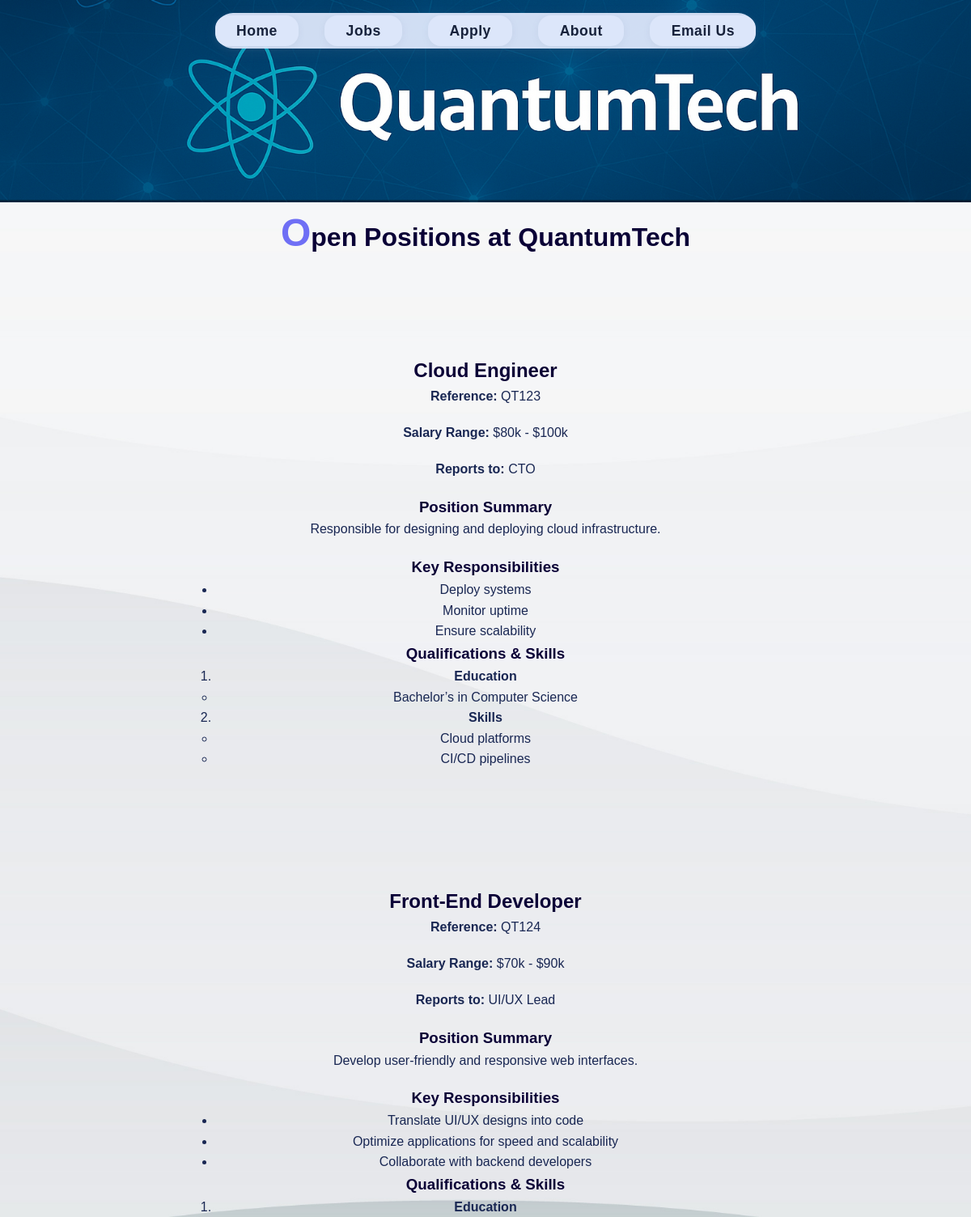
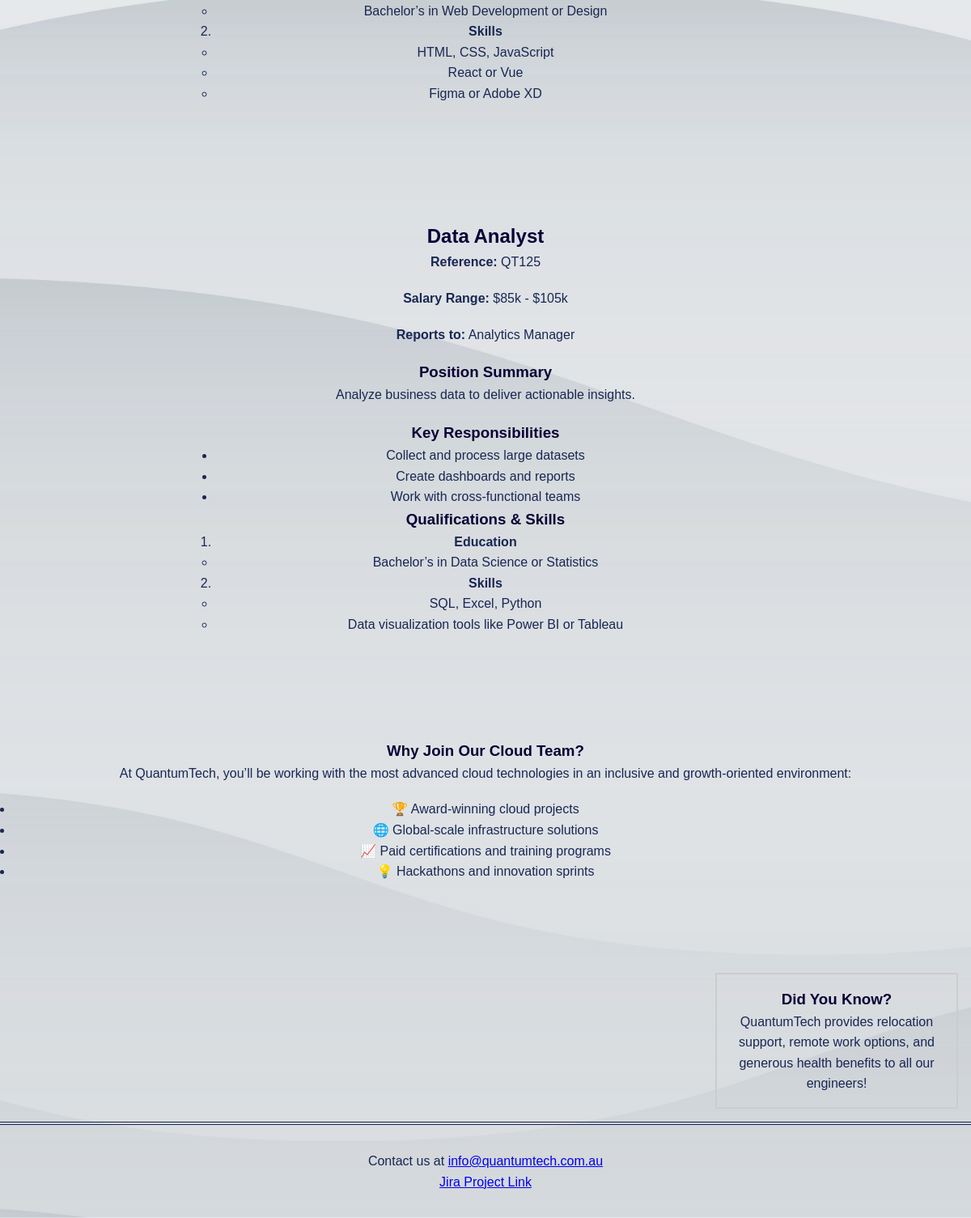
/jobs.php, run on the app's committed database (2 pictures, top to bottom).
### tables this page shows
CREATE TABLE `jobs` (
  `jobID` int(11) NOT NULL,
  `jobRef` varchar(10) NOT NULL,
  `jobTitle` varchar(100) DEFAULT NULL,
  `salaryRange` varchar(50) DEFAULT NULL,
  `reportsTo` varchar(100) DEFAULT NULL,
  `category` varchar(50) DEFAULT NULL,
  `positionSummary` text DEFAULT NULL,
  `keyResponsibilities` text DEFAULT NULL,
  `qualifications` text DEFAULT NULL
);

### jobs.php (the view, shortened to what this page needs)
<head>
  <link href="Styles/Styles.css" rel="stylesheet">
</head>
<body>
<?php
require_once 'settings.php';
$conn = @mysqli_connect($host, $user, $pwd, $sql_db);
$sql = "SELECT * FROM jobs ORDER BY jobRef";
$result = mysqli_query($conn, $sql);
include 'header.inc';
?>
<main>
  <h1>Open Positions at QuantumTech</h1>
  <?php if (mysqli_num_rows($result) > 0): ?>
    <?php while ($job = mysqli_fetch_assoc($result)): ?>
      <section>
        <div class="Engineer <?php echo htmlspecialchars($job['category']); ?>">
          <h2><?php echo htmlspecialchars($job['jobTitle']); ?></h2>
          <p><strong>Reference:</strong> <?php echo htmlspecialchars($job['jobRef']); ?></p>
          <p><strong>Salary Range:</strong> <?php echo htmlspecialchars($job['salaryRange']); ?></p>
          <p><strong>Reports to:</strong> <?php echo htmlspecialchars($job['reportsTo']); ?></p>
          <h3>Position Summary</h3>
          <p><?php echo nl2br(htmlspecialchars($job['positionSummary'])); ?></p>
          <h3>Key Responsibilities</h3>
          <ul>
            <?php
              $responsibilities = explode("\n", $job['keyResponsibilities']);
              foreach ($responsibilities as $resp) {
                echo '<li>' . htmlspecialchars(trim($resp)) . '</li>';
              }
            ?>
          </ul>
          <h3>Qualifications & Skills</h3>
          <ol>
            <?php
              $qualSections = explode("\n\n", trim($job['qualifications']));
              foreach ($qualSections as $section) {
                $lines = explode("\n", trim($section));
                if(count($lines) > 0) {
                  echo '<li><strong>' . htmlspecialchars(array_shift($lines)) . '</strong><ul>';
                  foreach ($lines as $line) {
                    echo '<li>' . htmlspecialchars(trim($line)) . '</li>';
                  }
                  echo '</ul></li>';
                }
              }
            ?>
          </ol>
        </div>
      </section>
    <?php endwhile; ?>
    <section>
      <h3>Why Join Our Cloud Team?</h3>
      <p>At QuantumTech, you’ll be working with the most advanced cloud technologies in an inclusive and growth-oriented environment:</p>
      <ul>
        <li>🏆 Award-winning cloud projects</li>
        <li>🌐 Global-scale infrastructure solutions</li>
        <li>📈 Paid certifications and training programs</li>
        <li>💡 Hackathons and innovation sprints</li>
      </ul>
    </section>
    <aside>
      <h3>Did You Know?</h3>
      <p>QuantumTech provides relocation support, remote work options, and generous health benefits to all our engineers!</p>
    </aside>
  <?php else: ?>
    <p>No job listings available at the moment. Please check back later.</p>
  <?php endif; ?>
</main>
<?php
include 'footer.inc';
?>

### Styles/Styles.css (style rules this page uses)
* { box-sizing: border-box; margin: 0; padding: 0; font-family: 'Poppins', sans-serif; }
body { background-image: url("Styles_Images/body_bg.jpg"); background-size: cover; background-repeat: no-repeat; background-position: center; background-attachment: fixed; color: #192753; text-align: center; line-height: 1.6; transition: cubic-bezier(0.075, 0.82, 0.165, 1); }
.Engineer { border-radius: 14px; margin: 0 auto; padding: 1em; width: 60%; float: center; }
section { margin: 5em 0; padding: 1em; }
section p { margin-bottom: 1.2em; }
h1 { color: rgb(10, 0, 54); font-weight: bold; }
h2, h3 { color: rgb(10, 0, 54); }
h1::first-letter { color: rgb(111, 111, 245); font-size: 150%; }
aside { width: 25%; float: right; padding: 1em; margin: 1em; border: 2px solid #ccc; }

### data on the page
jobs: jobTitle "Cloud Engineer", jobRef "QT123", salaryRange "$80k - $100k", reportsTo "CTO", positionSummary "Responsible for designing and deploying cloud infrastructure.", keyResponsibilities "Deploy systems", keyResponsibilities "Monitor uptime", keyResponsibilities "Ensure scalability", lines "Education", line "Bachelor’s in Computer Science", lines "Skills", line "Cloud platforms", line "CI/CD pipelines"
jobs: jobTitle "Front-End Developer", jobRef "QT124", salaryRange "$70k - $90k", reportsTo "UI/UX Lead", positionSummary "Develop user-friendly and responsive web interfaces.", keyResponsibilities "Translate UI/UX designs into code", keyResponsibilities "Optimize applications for speed and scalability", keyResponsibilities "Collaborate with backend developers", lines "Education", line "Bachelor’s in Web Development or Design", lines "Skills", line "HTML, CSS, JavaScript", line "React or Vue", line "Figma or Adobe XD"
jobs: jobTitle "Data Analyst", jobRef "QT125", salaryRange "$85k - $105k", reportsTo "Analytics Manager", positionSummary "Analyze business data to deliver actionable insights.", keyResponsibilities "Collect and process large datasets", keyResponsibilities "Create dashboards and reports", keyResponsibilities "Work with cross-functional teams", lines "Education", line "Bachelor’s in Data Science or Statistics", lines "Skills", line "SQL, Excel, Python", line "Data visualization tools like Power BI or Tableau"
